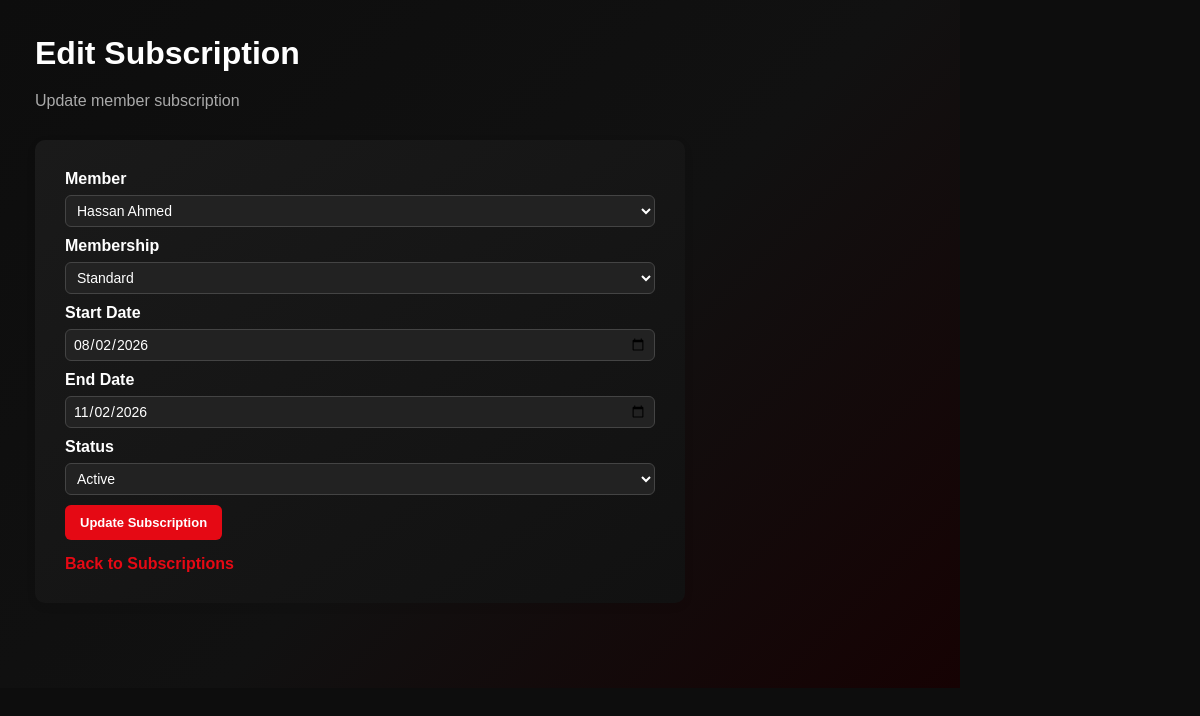
The app's page /pages/subscriptions/edit_subscription.php?id=2 (signed in) with its own data.
### tables this page shows
CREATE TABLE `subscriptions` (
  `subscription_id` int(10) NOT NULL,
  `member_id` int(10) NOT NULL,
  `membership_id` int(10) NOT NULL,
  `start_date` date NOT NULL,
  `end_date` date NOT NULL,
  `status` varchar(20) NOT NULL
);

CREATE TABLE `memberships` (
  `membership_id` int(10) NOT NULL,
  `membership_name` varchar(100) NOT NULL,
  `duration` int(3) NOT NULL,
  `price` decimal(10,2) NOT NULL,
  `description` varchar(200) DEFAULT NULL
);

### classes/BaseModel.php (called while the page is built, shortened)
<?php
require_once __DIR__ . "/../config/database.php";
class BaseModel
{
    protected $conn;
    public function __construct()
    {
        global $conn;
        $this->conn = $conn;
    }
    protected function fetchOne($sql, $types = "", ...$params)
    {
        $stmt = $this->conn->prepare($sql);
        if (!empty($types)) {
            $stmt->bind_param($types, ...$params);
        }
        if (!$stmt->execute()) {
            die("Execute failed: " . $stmt->error);
        }
        $result = $stmt->get_result();
        return $result->fetch_assoc();
    }
    protected function fetchAll($sql, $types = "", ...$params)
    {
        $stmt = $this->conn->prepare($sql);
        if (!$stmt->execute()) {
            die("Execute failed: " . $stmt->error);
        }
        $result = $stmt->get_result();
        return $result->fetch_all(MYSQLI_ASSOC);
    }
}

### classes/member.php (called while the page is built, shortened)
<?php
class Member extends User
{
    public function getAll()
    {
        return $this->fetchAll(
            "SELECT
                members.*,
                users.full_name,
                users.username,
                users.phone,
                users.email,
                users.status,
                users.image
             FROM members
             INNER JOIN users
                ON members.user_id = users.user_id
             ORDER BY members.member_id DESC"
        );
    }
}

### classes/subscription.php (called while the page is built, shortened)
<?php
require_once __DIR__ . "/BaseModel.php";
class Subscription extends BaseModel
{
    public function getSubscriptionById($subscription_id)
    {
        return $this->fetchOne(
            "SELECT
                subscriptions.*,
                members.member_id,
                members.user_id,
                users.full_name,
                memberships.membership_name,
                memberships.duration,
                memberships.price
             FROM subscriptions
             INNER JOIN members
                ON subscriptions.member_id = members.member_id
             INNER JOIN users
                ON members.user_id = users.user_id
             INNER JOIN memberships
                ON subscriptions.membership_id = memberships.membership_id
             WHERE subscriptions.subscription_id = ?",
            "i",
            $subscription_id
        );
    }
}

### classes/membership.php (called while the page is built, shortened)
<?php
require_once __DIR__ . "/BaseModel.php";
class Membership extends BaseModel
{
    public function getAllMemberships()
    {
        return $this->fetchAll(
            "SELECT *
             FROM memberships
             ORDER BY membership_id DESC"
        );
    }
}

### pages/subscriptions/edit_subscription.php (the view, shortened to what this page needs)
<?php
require_once __DIR__ . "/../../classes/subscription.php";
require_once __DIR__ . "/../../classes/member.php";
require_once __DIR__ . "/../../classes/membership.php";
$subscription = new Subscription();
$member = new Member();
$membership = new Membership();
$subscription_id = (int) $_GET["id"];
$data = $subscription->getSubscriptionById(
    $subscription_id
);
$members = $member->getAll();
$memberships = $membership->getAllMemberships();
?>
<!DOCTYPE html>
<html lang="en">
<head>
    <link
        rel="stylesheet"
        href="../../assets/css/style.css"
    >
</head>
<body>
<div class="main-content">
    <div class="dashboard-header">
        <h1>
            Edit Subscription
        </h1>
        <p>
            Update member subscription
        </p>
    </div>
    <div class="form-container">
        <form method="POST">
            <div class="form-group">
                <label for="member_id">
                    Member
                </label>
                <select
                    id="member_id"
                    name="member_id"
                    required
                >
                    <?php foreach ($members as $item): ?>
                        <option
                            value="<?= $item["member_id"] ?>"
                            <?= (
                                ($_POST["member_id"]
                                    ?? $data["member_id"])
                                == $item["member_id"]
                            )
                                ? "selected"
                                : ""
                            ?>
                        >
                            <?= htmlspecialchars(
                                $item["full_name"]
                            ) ?>
                        </option>
                    <?php endforeach; ?>
                </select>
            </div>
            <div class="form-group">
                <label for="membership_id">
                    Membership
                </label>
                <select
                    id="membership_id"
                    name="membership_id"
                    required
                >
                    <?php foreach ($memberships as $item): ?>
                        <option
                            value="<?= $item["membership_id"] ?>"
                            <?= (
                                ($_POST["membership_id"]
                                    ?? $data["membership_id"])
                                == $item["membership_id"]
                            )
                                ? "selected"
                                : ""
                            ?>
                        >
                            <?= htmlspecialchars(
                                $item["membership_name"]
                            ) ?>
                        </option>
                    <?php endforeach; ?>
                </select>
            </div>
            <div class="form-group">
                <label for="start_date">
                    Start Date
                </label>
                <input
                    type="date"
                    id="start_date"
                    name="start_date"
                    required
                    value="<?= htmlspecialchars(
                        $_POST["start_date"]
                        ?? $data["start_date"]
                    ) ?>"
                >
            </div>
            <div class="form-group">
                <label for="end_date">
                    End Date
                </label>
                <input
                    type="date"
                    id="end_date"
                    name="end_date"
                    required
                    value="<?= htmlspecialchars(
                        $_POST["end_date"]
                        ?? $data["end_date"]
                    ) ?>"
                >
            </div>
            <div class="form-group">
                <label for="status">
                    Status
                </label>
                <select
                    id="status"
                    name="status"
                    required
                >
                    <option
                        value="Active"
                        <?= (
                            ($_POST["status"]
                                ?? $data["status"])
                            === "Active"
                        )
                            ? "selected"
                            : ""
                        ?>
                    >
                        Active
                    </option>
                </select>
            </div>
            <button
                type="submit"
                class="form-button"
            >
                Update Subscription
            </button>
            <div>
                <a
                    href="subscriptions.php"
                    class="back-link"
                >
                    Back to Subscriptions
                </a>
            </div>
        </form>
    </div>
</div>
</body>
</html>

### records on screen
subscriptions: membership_id "Standard", start_date "08/02/2026", end_date "11/02/2026", status "Active"

### other values on screen
form field member_id "Hassan Ahmed"
